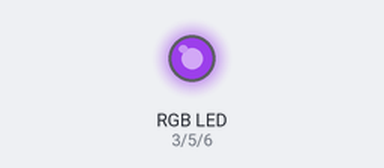
Simulated run of this sketch. Board: Arduino Uno, built with avr-gcc and run on an emulated ATmega328P. Shown: an RGB LED mixed from three pins (HIGH = lit). Dim RGB values are drawn brighter than linear.

Above: at 0.1 s.
Timing chart, 0 to 1.6 s (numbered marks = the images above):
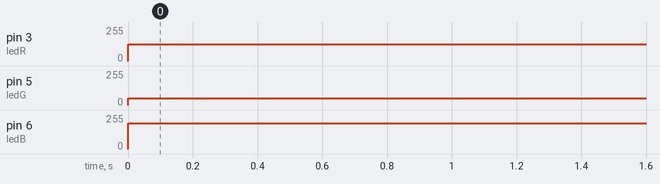

Measured:
- by itself, pin 3 (ledR): 0/255 → 127/255 at 0.00 s
- by itself, pin 5 (ledG): 0/255 → 51/255 at 0.00 s
- by itself, pin 6 (ledB): 0/255 → 192/255 at 0.00 s

The sketch:

K621.ino
```cpp
int ledR = 3;                  	//definiraj ledR = 3
int ledG = 5;                  	//definiraj ledG = 5
int ledB = 6;                  	//definiraj ledB = 6

void setup() {
  pinMode(ledR, OUTPUT);       	//postavi izvod ledR kao izlazni
  pinMode(ledG, OUTPUT);       	//postavi izvod ledG kao izlazni
  pinMode(ledB, OUTPUT);       	//postavi izvod ledB kao izlazni
  digitalWrite(ledR, HIGH);    	//isključi crveni segment - početno stanje
  digitalWrite(ledG, HIGH);    	//isključi zeleni segment - početno stanje
  digitalWrite(ledB, HIGH);    	//isključi plavi segment - početno stanje
}

void loop() {
  analogWrite(ledR, 127);      	//uključi crveni segment na 50%
  analogWrite(ledG, 51);       	//uključi zeleni segment na 80%
  analogWrite(ledB, 192);      	//uključi plavi segment na 25%
}
```
